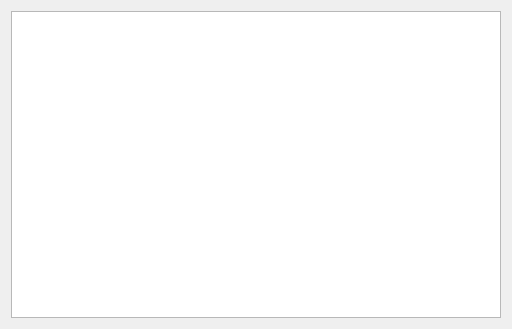
<?xml version="1.0" encoding="UTF-8"?>
<ui version="4.0">
 <class>BasicViewWidget</class>
 <widget class="QWidget" name="BasicViewWidget">
  <property name="geometry">
   <rect>
    <x>0</x>
    <y>0</y>
    <width>512</width>
    <height>329</height>
   </rect>
  </property>
  <property name="sizePolicy">
   <sizepolicy hsizetype="Expanding" vsizetype="Expanding">
    <horstretch>0</horstretch>
    <verstretch>0</verstretch>
   </sizepolicy>
  </property>
  <property name="windowTitle">
   <string>Form</string>
  </property>
  <layout class="QHBoxLayout" name="horizontalLayout">
   <item>
    <widget class="QGraphicsView" name="graphicsView"/>
   </item>
  </layout>
 </widget>
 <resources/>
 <connections/>
</ui>
